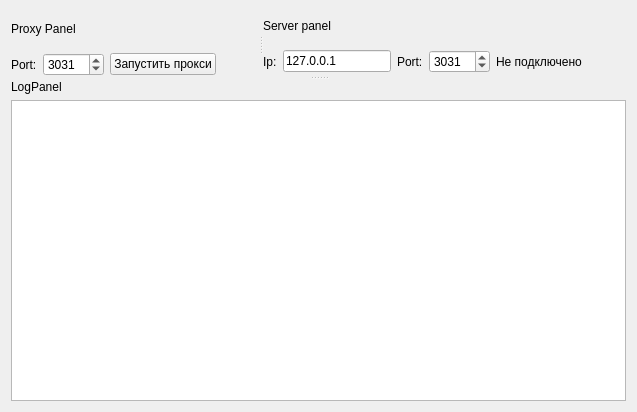
<?xml version="1.0" encoding="UTF-8"?>
<ui version="4.0">
 <class>MainWindow</class>
 <widget class="QWidget" name="MainWindow">
  <property name="geometry">
   <rect>
    <x>0</x>
    <y>0</y>
    <width>637</width>
    <height>412</height>
   </rect>
  </property>
  <property name="windowTitle">
   <string>Form</string>
  </property>
  <layout class="QVBoxLayout" name="verticalLayout">
   <item>
    <widget class="QSplitter" name="horSplitter">
     <property name="orientation">
      <enum>Qt::Vertical</enum>
     </property>
     <widget class="QSplitter" name="vertSplitter">
      <property name="orientation">
       <enum>Qt::Horizontal</enum>
      </property>
      <widget class="QWidget" name="widget" native="true">
       <layout class="QVBoxLayout" name="verticalLayout_2">
        <item>
         <widget class="QLabel" name="label">
          <property name="text">
           <string>Proxy Panel</string>
          </property>
         </widget>
        </item>
        <item>
         <layout class="QHBoxLayout" name="horizontalLayout">
          <item>
           <widget class="QLabel" name="label_4">
            <property name="text">
             <string>Port:</string>
            </property>
           </widget>
          </item>
          <item>
           <widget class="QSpinBox" name="proxyPortSpinBox">
            <property name="minimum">
             <number>1024</number>
            </property>
            <property name="maximum">
             <number>65535</number>
            </property>
            <property name="value">
             <number>3031</number>
            </property>
           </widget>
          </item>
          <item>
           <widget class="QPushButton" name="btnStart">
            <property name="text">
             <string>Запустить прокси</string>
            </property>
           </widget>
          </item>
          <item>
           <spacer name="horizontalSpacer">
            <property name="orientation">
             <enum>Qt::Horizontal</enum>
            </property>
            <property name="sizeHint" stdset="0">
             <size>
              <width>40</width>
              <height>20</height>
             </size>
            </property>
           </spacer>
          </item>
         </layout>
        </item>
       </layout>
      </widget>
      <widget class="QWidget" name="widget_2" native="true">
       <layout class="QVBoxLayout" name="verticalLayout_3">
        <item>
         <widget class="QLabel" name="label_2">
          <property name="text">
           <string>Server panel</string>
          </property>
         </widget>
        </item>
        <item>
         <layout class="QHBoxLayout" name="horizontalLayout_2">
          <item>
           <widget class="QLabel" name="label_5">
            <property name="text">
             <string>Ip:</string>
            </property>
           </widget>
          </item>
          <item>
           <widget class="QLineEdit" name="serverIpEdit">
            <property name="text">
             <string>127.0.0.1</string>
            </property>
           </widget>
          </item>
          <item>
           <widget class="QLabel" name="label_6">
            <property name="text">
             <string>Port:</string>
            </property>
           </widget>
          </item>
          <item>
           <widget class="QSpinBox" name="serverPortSpinBox">
            <property name="minimum">
             <number>1024</number>
            </property>
            <property name="maximum">
             <number>65535</number>
            </property>
            <property name="value">
             <number>3031</number>
            </property>
           </widget>
          </item>
          <item>
           <widget class="QLabel" name="connectLabel">
            <property name="text">
             <string>Не подключено</string>
            </property>
           </widget>
          </item>
          <item>
           <spacer name="horizontalSpacer_2">
            <property name="orientation">
             <enum>Qt::Horizontal</enum>
            </property>
            <property name="sizeHint" stdset="0">
             <size>
              <width>40</width>
              <height>20</height>
             </size>
            </property>
           </spacer>
          </item>
         </layout>
        </item>
       </layout>
      </widget>
     </widget>
     <widget class="QWidget" name="widget_3" native="true">
      <layout class="QVBoxLayout" name="verticalLayout_4">
       <item>
        <widget class="QLabel" name="label_3">
         <property name="text">
          <string>LogPanel</string>
         </property>
        </widget>
       </item>
       <item>
        <widget class="QTextEdit" name="logEdit">
         <property name="readOnly">
          <bool>true</bool>
         </property>
        </widget>
       </item>
      </layout>
     </widget>
    </widget>
   </item>
  </layout>
 </widget>
 <resources/>
 <connections/>
</ui>
